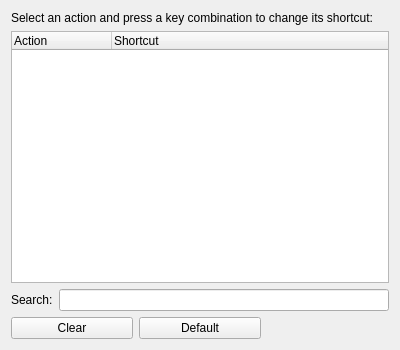
<?xml version="1.0" encoding="UTF-8"?>
<ui version="4.0">
 <class>ShortcutConfigWidget</class>
 <widget class="QWidget" name="ShortcutConfigWidget">
  <property name="geometry">
   <rect>
    <x>0</x>
    <y>0</y>
    <width>400</width>
    <height>350</height>
   </rect>
  </property>
  <property name="windowTitle">
   <string>Configure Shortcuts</string>
  </property>
  <layout class="QGridLayout" name="gridLayout">
   <item row="0" column="0" colspan="3">
    <widget class="QLabel" name="descriptionLabel">
     <property name="text">
      <string>Select an action and press a key combination to change its shortcut:</string>
     </property>
    </widget>
   </item>
   <item row="1" column="0" colspan="3">
    <widget class="QTreeWidget" name="shortcutTreeWidget">
     <property name="whatsThis">
      <string>&lt;p&gt;Select an action (with the mouse or the arrow keys). Its shortcut can then be changed by simply pressing the new shortcut.&lt;/p&gt;&lt;p&gt;Note that a few shortcuts cannot be used: &quot;Up&quot;, &quot;Down&quot;, &quot;Left&quot;, &quot;Right&quot;, &quot;Page Up&quot;, &quot;Page Down&quot;, &quot;Tab&quot;, &quot;Shift+Tab&quot;, &quot;Enter&quot; and &quot;Escape&quot;.&lt;/p&gt;</string>
     </property>
     <column>
      <property name="text">
       <string>Action</string>
      </property>
     </column>
     <column>
      <property name="text">
       <string>Shortcut</string>
      </property>
     </column>
    </widget>
   </item>
   <item row="2" column="0" colspan="3">
    <layout class="QHBoxLayout" name="searchHorizontalLayout">
     <item>
      <widget class="QLabel" name="searchLabel">
       <property name="whatsThis">
        <string>&lt;p&gt;Search interactively for shortcut names (e.g. Copy) or combination of keys (e.g. Ctrl+C) by typing them.&lt;/p&gt;</string>
       </property>
       <property name="text">
        <string comment="Label of search field">Search:</string>
       </property>
       <property name="buddy">
        <cstring>searchLineEdit</cstring>
       </property>
      </widget>
     </item>
     <item>
      <widget class="LineEdit" name="searchLineEdit">
       <property name="sizePolicy">
        <sizepolicy hsizetype="MinimumExpanding" vsizetype="Preferred">
         <horstretch>0</horstretch>
         <verstretch>0</verstretch>
        </sizepolicy>
       </property>
       <property name="whatsThis">
        <string>&lt;p&gt;Search interactively for shortcut names (e.g. Copy) or combination of keys (e.g. Ctrl+C) by typing them.&lt;/p&gt;</string>
       </property>
      </widget>
     </item>
    </layout>
   </item>
   <item row="3" column="0">
    <widget class="QPushButton" name="clearPushButton">
     <property name="whatsThis">
      <string>&lt;p&gt;Remove the shortcut of the currently highlighted action.&lt;/p&gt;</string>
     </property>
     <property name="text">
      <string comment="Action for clearing shortcut">Clear</string>
     </property>
    </widget>
   </item>
   <item row="3" column="1">
    <widget class="QPushButton" name="useDefaultPushButton">
     <property name="whatsThis">
      <string>&lt;p&gt;Restore the default shortcut for the currently highlighted action.&lt;/p&gt;</string>
     </property>
     <property name="text">
      <string comment="Action for restoring default shortcut">Default</string>
     </property>
    </widget>
   </item>
  </layout>
 </widget>
 <customwidgets>
  <customwidget>
   <class>LineEdit</class>
   <extends>QLineEdit</extends>
   <header>utils/lineedit.h</header>
  </customwidget>
 </customwidgets>
 <resources/>
 <connections/>
</ui>
